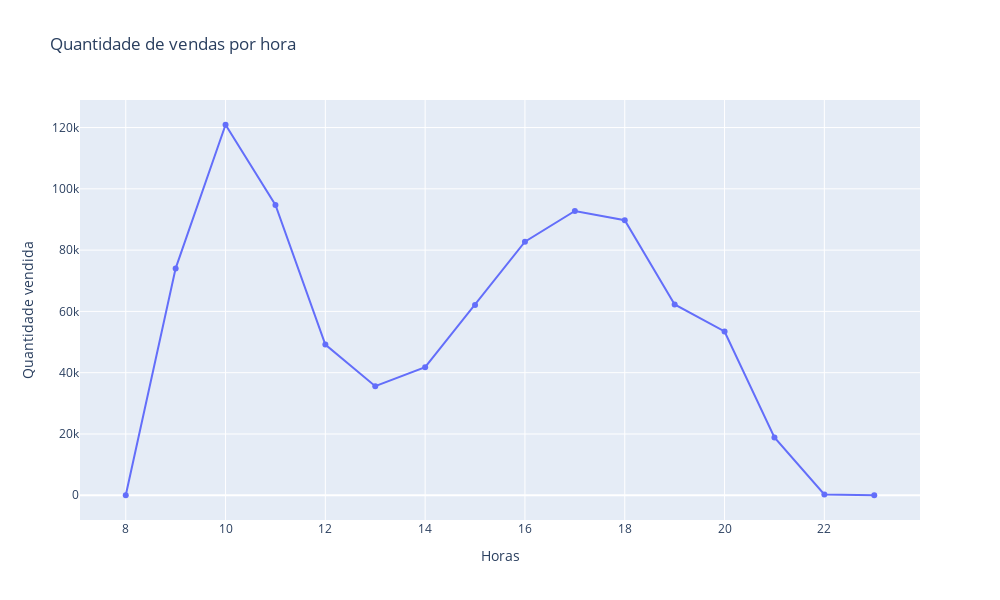

Notebook cell for this chart:
### Markdown cell above
**Venda por período do dia**

### Code cell
df_raw['Hour'] = df_raw['Time'].apply(lambda row: row.split(':')[0]).astype(int)

df_hours = df_raw['Hour'].value_counts().reset_index().sort_values(by=['Hour'])


fig = go.Figure()

fig.add_trace(go.Scatter(
    x=df_hours['Hour'].values,
    y=df_hours['count'].values,
    mode='lines+markers',
    name='Quantidade por hora',
))

fig.update_layout(
    title=f'<span>Quantidade de vendas por hora</span>', 
    autosize=False,
    width=1000,
    height=600,
    xaxis=dict(title=f'<span>Horas</span>'),
    yaxis=dict(title=f'<span>Quantidade vendida</span>')
)

fig.show()

### Figure 1 — Plotly figure (JSON) as saved in the notebook; plotly's stock layout.template omitted (floating-point values rounded to 4 significant figures)
{"data": [{"mode": "lines+markers", "name": "Quantidade por hora", "type": "scatter", "x": [8, 9, 10, 11, 12, 13, 14, 15, 16, 17, 18, 19, 20, 21, 22, 23], "y": [1, 74038, 120912, 94733, 49177, 35600, 41797, 62129, 82749, 92771, 89754, 62268, 53446, 18862, 265, 1]}], "layout": {"autosize": false, "height": 600, "title": {"text": "<span>Quantidade de vendas por hora</span>"}, "width": 1000, "xaxis": {"title": {"text": "<span>Horas</span>"}}, "yaxis": {"title": {"text": "<span>Quantidade vendida</span>"}}}}
